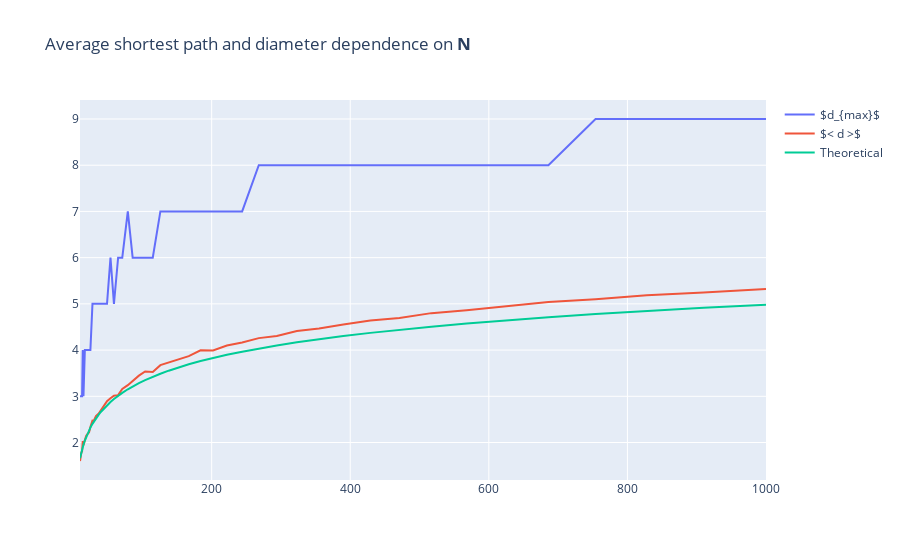

Write notebook code for a chart like this one.
### Code cell
def theor_d_max(x, k):
    return np.log(x) / np.log(k)

theor1 = go.Scatter(
    x=rang,
    y=list(map(lambda x: theor_d_max(x, 4), rang)),
    name="Theoretical"
)
fig.add_trace(theor1)
fig.show()
